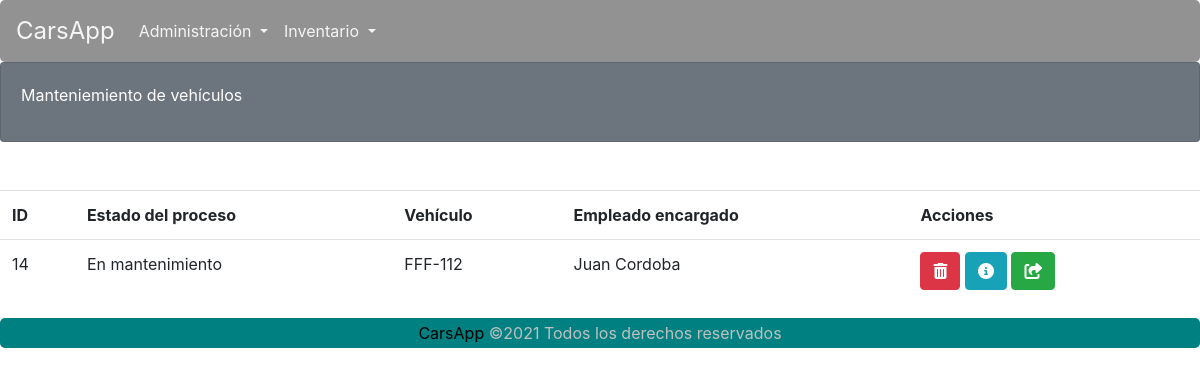
The page /carsapp/MantenimientoVehiLista/ on the database as committed earlier.
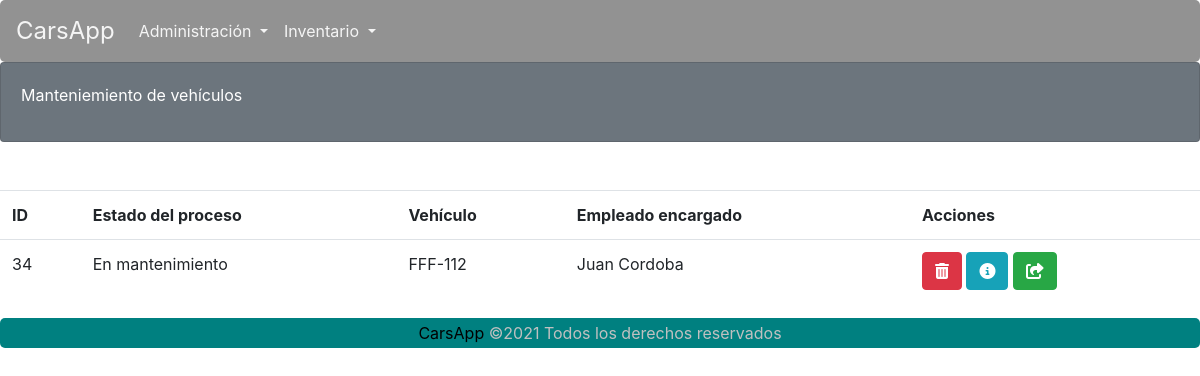
The same page on the database as committed later.
### carsapp/models.py (models this page shows)
class MantenimientoVehiculo(models.Model):
    id = models.AutoField(primary_key=True)
    estadoProceso = models.CharField(max_length=30, null=True, blank=True)
    vehiculo = models.ForeignKey(Vehiculo, on_delete=CASCADE)
    empleado = models.ForeignKey(Empleados, on_delete=CASCADE, null=True)

class Vehiculo(models.Model):
    id_Vehi = models.AutoField(primary_key=True)
    placa = models.CharField(max_length=7, blank=False, null=False)
    marca = models.CharField(max_length=30, blank=False, null=False)
    modelo = models.CharField(max_length=4, blank=False, null=False)
    color = models.CharField(max_length=30, blank=False, null=False)
    id_Cliente = models.ForeignKey(Lista_Cliente, on_delete=CASCADE, null=True)

class Empleados(models.Model):
    cedula_Emp = models.IntegerField(primary_key=True)
    nombre_Emp = models.CharField(max_length=30, blank=False, null=False)
    apellido_Emp = models.CharField(max_length=30, blank=False, null=False)
    cargo_Emp = models.CharField(max_length=30, blank=False, null=False)
    telefono_Emp = models.CharField(max_length=15, blank=False, null=False)
    email_Emp = models.EmailField(blank=False, null=False)
    def __str__(self):
        return f"{self.nombre_Emp} {self.apellido_Emp}"

### carsapp/views.py (the view)
# urls.py: path('MantenimientoVehiLista/', views.MantenimientoVehiLista.as_view(), name='MantenimientoVehiLista'),
class MantenimientoVehiLista(ListView):
    template_name = 'carsapp/mantenimientoVehiListar.html'
    queryset = MantenimientoVehiculo.objects.all()
    paginate_by = 7
    def get_context_data(self, **kwargs):
        context = super().get_context_data(**kwargs)
        context['message'] = 'Mantenimiento'
        return context

### carsapp/templates/carsapp/mantenimientoVehiListar.html (shortened to what this page needs)
{% extends 'carsapp/base.html' %}
{% load static %}
{% block contenedor %}
<div class="card text-white bg-secondary">
    <div class="card-body">
        <div>
            Manteniemiento de vehículos
        </div>
    </div>
</div>
    <br>
    <br />
    {% if object_list %}
    <table class="table  table-hover">
        <tr>
            <th>ID</th>
            <th>Estado del proceso</th>
            <th>Vehículo</th>
            <th>Empleado encargado</th>
            <th>Acciones</th>
        </tr>
        {% for registro in object_list %}
        <tr>
            <td>{{ registro.id }}</td>
            <td>{{ registro.estadoProceso }}</td>
            <td>{{ registro.vehiculo.placa }}</td>
            <td>{{ registro.empleado }}</td>
            <td>
                <abbr title="Eliminar de mantenimiento"><a class="btn btn-danger" href="javascript:vehiculo_Eliminar('{% url 'carsapp:mantenimientoEliminar' registro.id %}')" role="button"><i class="fas fa-trash-alt"></i></a></abbr>
                <abbr title="Detalles de mantenimiento"><a class="btn btn-info" href="{% url 'carsapp:mantenimientoDetalles' registro.id %}" role="button"><i class="fas fa-info-circle"></i></a></abbr>
                <abbr title="Enviar a facturación"><a class="btn btn-success" href="javascript:enviarAFacturas('{% url 'carsapp:crearFacturaServicios' registro.id %}')" role="button"><i class="fas fa-share-square"></i></a></abbr>
            </td>
        </tr>
        {% endfor %}
    </table>
    {% else %}
    No hay datos aún.
    {% endif %}
{% endblock %}

Rows that differ between the two databases and show on the page:
removed MantenimientoVehiculo: id "14", estadoProceso "En mantenimiento", vehiculo.placa "FFF-112", empleado "Juan Cordoba"
added MantenimientoVehiculo: id "34", estadoProceso "En mantenimiento", vehiculo.placa "FFF-112", empleado "Juan Cordoba"
